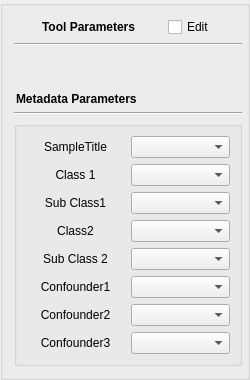
              <widget class="QGroupBox" name="groupBox_2">
               <property name="sizePolicy">
                <sizepolicy hsizetype="Fixed" vsizetype="Preferred">
                 <horstretch>0</horstretch>
                 <verstretch>0</verstretch>
                </sizepolicy>
               </property>
               <property name="minimumSize">
                <size>
                 <width>250</width>
                 <height>0</height>
                </size>
               </property>
               <property name="maximumSize">
                <size>
                 <width>550</width>
                 <height>16777215</height>
                </size>
               </property>
               <layout class="QVBoxLayout" name="verticalLayout_37">
                <property name="rightMargin">
                 <number>5</number>
                </property>
                <item>
                 <layout class="QHBoxLayout" name="horizontalLayout_30">
                  <property name="sizeConstraint">
                   <enum>QLayout::SetFixedSize</enum>
                  </property>
                  <item>
                   <widget class="QLabel" name="label_61">
                    <property name="sizePolicy">
                     <sizepolicy hsizetype="Fixed" vsizetype="Preferred">
                      <horstretch>0</horstretch>
                      <verstretch>0</verstretch>
                     </sizepolicy>
                    </property>
                    <property name="font">
                     <font>
                      <bold>true</bold>
                     </font>
                    </property>
                    <property name="text">
                     <string>Tool Parameters</string>
                    </property>
                    <property name="margin">
                     <number>2</number>
                    </property>
                    <property name="indent">
                     <number>2</number>
                    </property>
                   </widget>
                  </item>
                  <item>
                   <widget class="QCheckBox" name="PB_toolParameters_editable">
                    <property name="sizePolicy">
                     <sizepolicy hsizetype="Fixed" vsizetype="Fixed">
                      <horstretch>0</horstretch>
                      <verstretch>0</verstretch>
                     </sizepolicy>
                    </property>
                    <property name="text">
                     <string>Edit</string>
                    </property>
                   </widget>
                  </item>
                 </layout>
                </item>
                <item>
                 <widget class="Line" name="line_13">
                  <property name="orientation">
                   <enum>Qt::Horizontal</enum>
                  </property>
                 </widget>
                </item>
                <item>
                 <layout class="QVBoxLayout" name="PB_toolparameter_layout"/>
                </item>
                <item>
                 <spacer name="verticalSpacer_2">
                  <property name="orientation">
                   <enum>Qt::Vertical</enum>
                  </property>
                  <property name="sizeHint" stdset="0">
                   <size>
                    <width>20</width>
                    <height>40</height>
                   </size>
                  </property>
                 </spacer>
                </item>
                <item>
                 <layout class="QHBoxLayout" name="horizontalLayout_47">
                  <item>
                   <widget class="QLabel" name="label_69">
                    <property name="font">
                     <font>
                      <bold>true</bold>
                     </font>
                    </property>
                    <property name="frameShadow">
                     <enum>QFrame::Raised</enum>
                    </property>
                    <property name="text">
                     <string>Metadata Parameters</string>
                    </property>
                    <property name="margin">
                     <number>2</number>
                    </property>
                    <property name="indent">
                     <number>2</number>
                    </property>
                   </widget>
                  </item>
                 </layout>
                </item>
                <item>
                 <widget class="Line" name="line_14">
                  <property name="orientation">
                   <enum>Qt::Horizontal</enum>
                  </property>
                 </widget>
                </item>
                <item>
                 <widget class="QGroupBox" name="groupBox_3">
                  <property name="maximumSize">
                   <size>
                    <width>16777215</width>
                    <height>280</height>
                   </size>
                  </property>
                  <layout class="QVBoxLayout" name="verticalLayout_39">
                   <item>
                    <layout class="QHBoxLayout" name="horizontalLayout_82">
                     <item>
                      <layout class="QHBoxLayout" name="horizontalLayout_83">
                       <item>
                        <widget class="QLabel" name="label_89">
                         <property name="text">
                          <string>SampleTitle</string>
                         </property>
                         <property name="alignment">
                          <set>Qt::AlignCenter</set>
                         </property>
                         <property name="indent">
                          <number>2</number>
                         </property>
                        </widget>
                       </item>
                       <item>
                        <widget class="QComboBox" name="PB_metapara_sampletitle_cbb"/>
                       </item>
                      </layout>
                     </item>
                    </layout>
                   </item>
                   <item>
                    <layout class="QHBoxLayout" name="horizontalLayout_48">
                     <item>
                      <layout class="QHBoxLayout" name="horizontalLayout_56">
                       <item>
                        <widget class="QLabel" name="label_70">
                         <property name="text">
                          <string>Class 1</string>
                         </property>
                         <property name="alignment">
                          <set>Qt::AlignCenter</set>
                         </property>
                         <property name="indent">
                          <number>2</number>
                         </property>
                        </widget>
                       </item>
                       <item>
                        <widget class="QComboBox" name="PB_metapara_class1_cbb"/>
                       </item>
                      </layout>
                     </item>
                    </layout>
                   </item>
                   <item>
                    <layout class="QHBoxLayout" name="horizontalLayout_59">
                     <item>
                      <layout class="QHBoxLayout" name="horizontalLayout_62">
                       <item>
                        <widget class="QLabel" name="label_74">
                         <property name="text">
                          <string>Sub Class1</string>
                         </property>
                         <property name="alignment">
                          <set>Qt::AlignCenter</set>
                         </property>
                         <property name="indent">
                          <number>2</number>
                         </property>
                        </widget>
                       </item>
                       <item>
                        <widget class="QComboBox" name="PB_metapara_class2_cbb"/>
                       </item>
                      </layout>
                     </item>
                    </layout>
                   </item>
                   <item>
                    <layout class="QHBoxLayout" name="horizontalLayout_65">
                     <item>
                      <layout class="QHBoxLayout" name="horizontalLayout_66">
                       <item>
                        <widget class="QLabel" name="label_76">
                         <property name="text">
                          <string>Class2</string>
                         </property>
                         <property name="alignment">
                          <set>Qt::AlignCenter</set>
                         </property>
                         <property name="indent">
                          <number>2</number>
                         </property>
                        </widget>
                       </item>
                       <item>
                        <widget class="QComboBox" name="PB_metapara_sclass1_cbb"/>
                       </item>
                      </layout>
                     </item>
                    </layout>
                   </item>
                   <item>
                    <layout class="QHBoxLayout" name="horizontalLayout_67">
                     <item>
                      <layout class="QHBoxLayout" name="horizontalLayout_68">
                       <item>
                        <widget class="QLabel" name="label_78">
                         <property name="text">
                          <string>Sub Class 2</string>
                         </property>
                         <property name="alignment">
                          <set>Qt::AlignCenter</set>
                         </property>
                         <property name="indent">
                          <number>2</number>
                         </property>
                        </widget>
                       </item>
                       <item>
                        <widget class="QComboBox" name="PB_metapara_sclass2_cbb"/>
                       </item>
                      </layout>
                     </item>
                    </layout>
                   </item>
                   <item>
                    <layout class="QHBoxLayout" name="horizontalLayout_75">
                     <item>
                      <layout class="QHBoxLayout" name="horizontalLayout_78">
                       <item>
                        <widget class="QLabel" name="label_86">
                         <property name="text">
                          <string>Confounder1</string>
                         </property>
                         <property name="alignment">
                          <set>Qt::AlignCenter</set>
                         </property>
                         <property name="indent">
                          <number>2</number>
                         </property>
                        </widget>
                       </item>
                       <item>
                        <widget class="QComboBox" name="PB_metapara_confounder1_cbb"/>
                       </item>
                      </layout>
                     </item>
                    </layout>
                   </item>
                   <item>
                    <layout class="QHBoxLayout" name="horizontalLayout_72">
                     <item>
                      <layout class="QHBoxLayout" name="horizontalLayout_79">
                       <item>
                        <widget class="QLabel" name="label_84">
                         <property name="text">
                          <string>Confounder2</string>
                         </property>
                         <property name="alignment">
                          <set>Qt::AlignCenter</set>
                         </property>
                         <property name="indent">
                          <number>2</number>
                         </property>
                        </widget>
                       </item>
                       <item>
                        <widget class="QComboBox" name="PB_metapara_confounder2_cbb"/>
                       </item>
                      </layout>
                     </item>
                    </layout>
                   </item>
                   <item>
                    <layout class="QHBoxLayout" name="horizontalLayout_80">
                     <item>
                      <layout class="QHBoxLayout" name="horizontalLayout_81">
                       <item>
                        <widget class="QLabel" name="label_88">
                         <property name="text">
                          <string>Confounder3</string>
                         </property>
                         <property name="alignment">
                          <set>Qt::AlignCenter</set>
                         </property>
                         <property name="indent">
                          <number>2</number>
                         </property>
                        </widget>
                       </item>
                       <item>
                        <widget class="QComboBox" name="PB_metapara_confounder3_cbb"/>
                       </item>
                      </layout>
                     </item>
                    </layout>
                   </item>
                  </layout>
                 </widget>
                </item>
               </layout>
              </widget>
